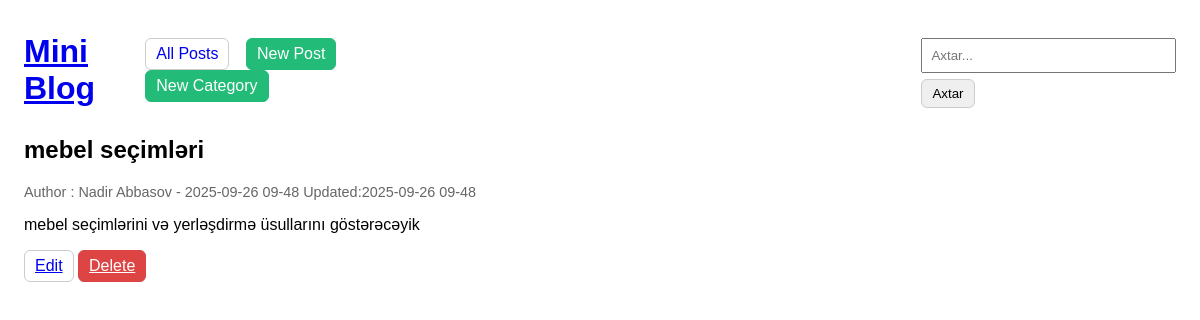
Screenshot of /post/furniture-for-small-apartments with the database file from the repository.
### blog/models.py (models this page shows, shortened)
class Post(models.Model):
    title=models.CharField(max_length=200)
    slug=models.SlugField(max_length=220,unique=True,blank=True)
    content=models.TextField()
    author=models.CharField(max_length=100,default='anonymous')
    created_at=models.DateTimeField(auto_now_add=True)
    updated_at=models.DateTimeField(auto_now=True)
    category=models.ForeignKey(Category,on_delete=models.CASCADE,null=True)
    class Meta:
        ordering=['-created_at']
        indexes=[
            models.Index(fields=['slug']),
            models.Index(fields=['-created_at']),
        ]

### blog/views.py (the view)
# urls.py: path('post/<slug:slug>', views.post_detail_by_slug, name='post_detail'),
def post_detail_by_slug(request, slug:str):
    post=get_object_or_404(Post, slug=slug)
    return render(request, 'blog/post_detail.html', {'post': post})

### blog/templates/blog/post_detail.html (shortened to what this page needs)
{% extends "blog/base.html" %}
{% block content %}
    <article>
    <h2>{{ post.title }}</h2>
    <p class="muted">
        Author : {{ post.author }} - {{ post.created_at|date:"Y-m-d H-i" }}
        {%  if post.updated_at  %} Updated:{{ post.updated_at|date:"Y-m-d H-i" }} {% endif %}
    </p>
    <p>
        {{ post.content|linebreaks }}
    </p>
    </article>
    <p>
    <a class="btn" href="{% url 'blog:post_update' post.pk %}">Edit</a>
    <a class="btn btn-danger" href="{% url 'blog:post_delete' post.pk %}">Delete</a>
    </p>
{% endblock %}

### blog/templates/blog/base.html (style rules this page uses)
body { font-family: sans-serif; margin: 24px; }
.btn { padding:6px 10px; border:1px solid #ccc; border-radius:6px; display:inline-block; }
.btn-danger { background:#d44; color:#fff; border-color:#d44; }
.muted { color:#666; font-size: 90%; }

### rows the page displays
Post: title "mebel seçimləri", author "Nadir Abbasov", created_at "2025-09-26 09-48", updated_at "2025-09-26 09-48", content "mebel seçimlərini və yerləşdirmə üsullarını göstərəcəyik"
